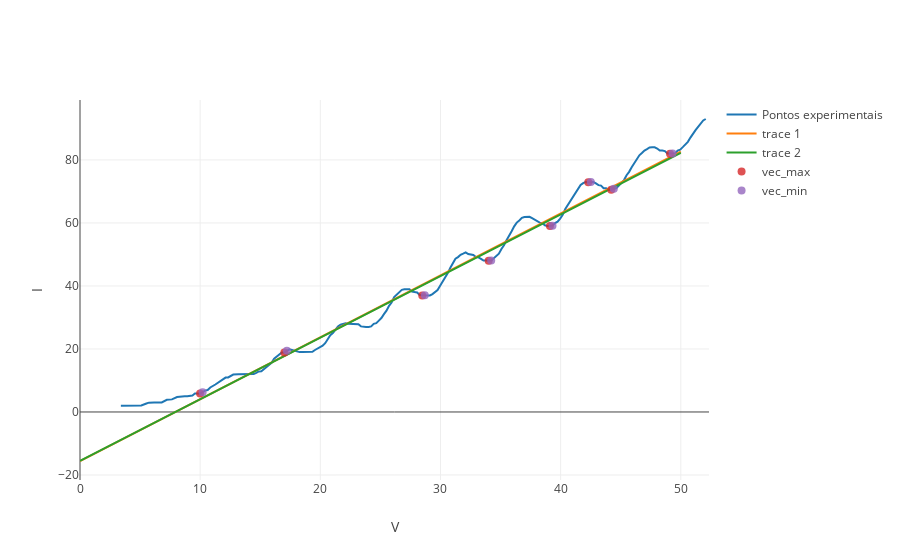

Notebook code for this chart:
### Code cell
xplot = np.linspace(0, 50, 200)
trace1 = go.Scatter(
    x=x, y=y, mode='markers', name='Pontos experimentais', marker=dict(size=8, opacity=0.8)
)
trace2 = go.Bar(x=x, y=y)

trace1 = go.Scatter(
    x=x, y=y, mode='lines', name='Pontos experimentais'#, marker=dict(size=8, opacity=0.8)
)
trace2 = go.Scatter(
    x=xplot, y=linear(xplot, ans[0], ans[1]), mode='lines'
)
trace3 = go.Scatter(
    x=xplot, y=linear(xplot, ans1[0], ans1[1]), mode='lines'
)
trace4 = go.Scatter(
    x=tensao_max, y=vec_max, mode='markers', marker=dict(size=8, opacity=0.8), name='vec_max'
)
trace5 = go.Scatter(
    x=tensao_min, y=vec_min, mode='markers', marker=dict(size=8, opacity=0.8), name='vec_min'
)

layout = go.Layout(
    yaxis=dict(title='I'), xaxis=dict(title='V'), showlegend = True
)
fig = go.Figure(data=[trace1, trace2, trace3, trace4, trace5], layout=layout)
fig.show()

### Figure 1 — Plotly figure (JSON) as saved in the notebook; plotly's stock layout.template omitted (floating-point values rounded to 4 significant figures; data arrays with more than 128 entries replaced by an {"elided": "..."} marker saying what was removed)
{"data": [{"mode": "lines", "name": "Pontos experimentais", "type": "scatter", "uid": "d2e5ace2-b253-42a2-a088-5dc5d65ba9d0", "x": {"elided": "219 float values"}, "y": {"elided": "219 float values"}}, {"mode": "lines", "type": "scatter", "uid": "ad13ab75-9e0a-43d9-b22a-ee5445a97924", "x": {"elided": "200 float values"}, "y": {"elided": "200 float values"}}, {"mode": "lines", "type": "scatter", "uid": "8152933c-c7f9-4117-b33d-6ffe3f01a84f", "x": {"elided": "200 float values"}, "y": {"elided": "200 float values"}}, {"marker": {"opacity": 0.8, "size": 8}, "mode": "markers", "name": "vec_max", "type": "scatter", "uid": "646e6c48-db71-47b1-848e-6fd28341c1cd", "x": [9.991, 17.0, 28.48, 34.01, 39.11, 42.3, 44.21, 49.1], "y": [5.9, 18.9, 37, 48, 59, 72.96, 70.54, 82]}, {"marker": {"opacity": 0.8, "size": 8}, "mode": "markers", "name": "vec_min", "type": "scatter", "uid": "643dc6d1-955b-4cd2-88f3-b9b230d655c3", "x": [10.2, 17.22, 28.7, 34.22, 39.32, 42.51, 44.43, 49.31], "y": [6.278, 19.44, 37.04, 48.06, 59.15, 73, 70.9, 82.03]}], "layout": {"autosize": true, "showlegend": true, "xaxis": {"autorange": true, "range": [0, 52.23], "title": {"text": "V"}, "type": "linear"}, "yaxis": {"autorange": true, "range": [-21.59, 99.03], "title": {"text": "I"}, "type": "linear"}}}
